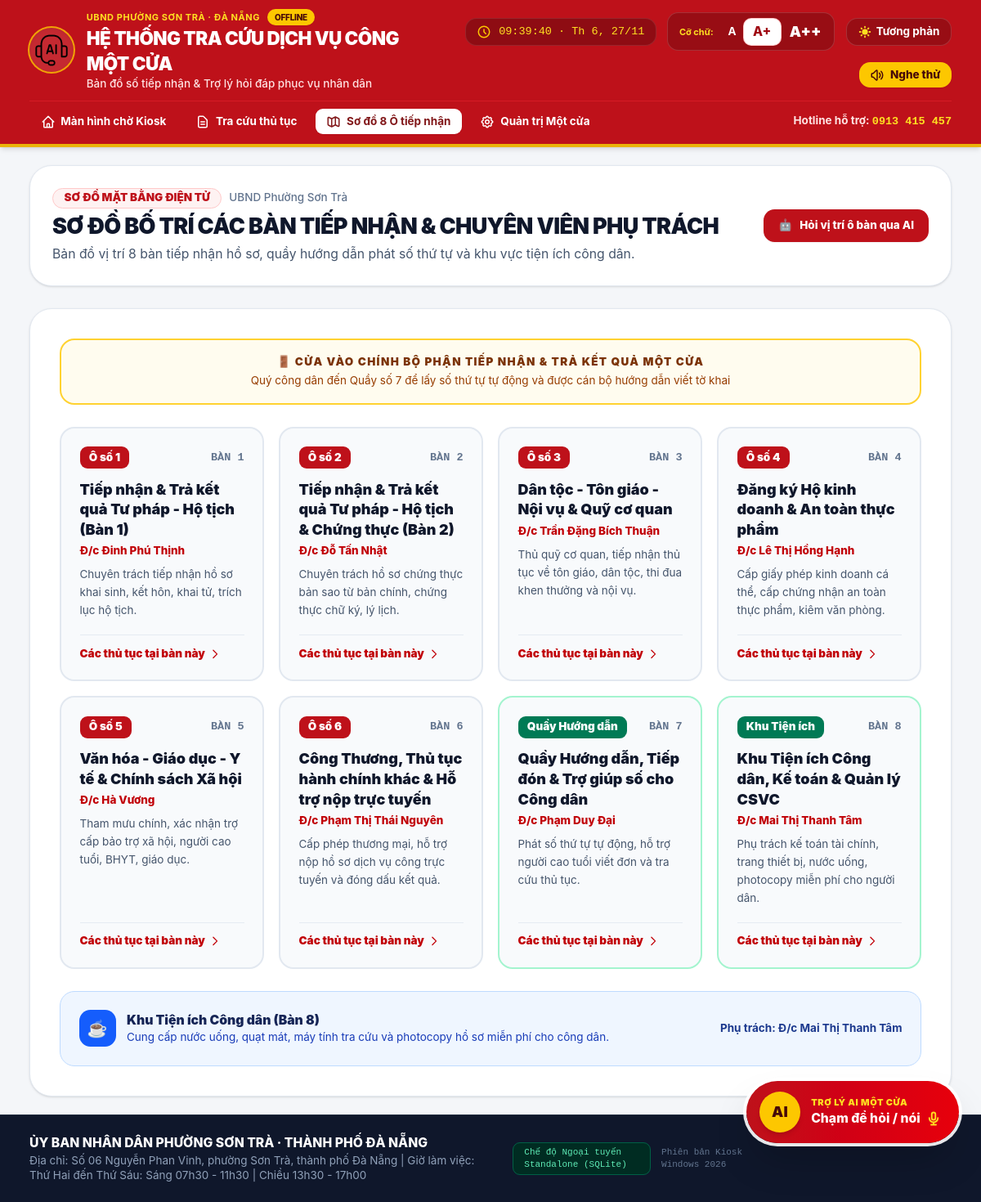
/mindmap, run on the app's committed database.
### tables this page shows
CREATE TABLE wards (
        id TEXT PRIMARY KEY,
        name TEXT NOT NULL,
        district TEXT,
        city TEXT,
        address TEXT,
        hotline TEXT,
        working_hours TEXT,
        support_officer TEXT,
        description TEXT
    );

CREATE TABLE counters (
        id TEXT PRIMARY KEY,
        ward_id TEXT NOT NULL,
        code TEXT NOT NULL,
        name TEXT NOT NULL,
        officer_id TEXT,
        officer_name TEXT,
        primary_field TEXT,
        description TEXT,
        position_number INTEGER DEFAULT 1,
        color_theme TEXT DEFAULT 'blue',
        is_active INTEGER DEFAULT 1,
        FOREIGN KEY (ward_id) REFERENCES wards(id) ON DELETE CASCADE
    );

### app.py (the view)
@app.route('/mindmap')
def mindmap_view():
    counters = database.get_counters('ward-sontra')
    officers = database.get_officers('ward-sontra')
    services = database.get_services('ward-sontra')
    return render_template('mindmap.html', counters=counters, officers=officers, services=services)

### app.py (called while the page is built)
@app.context_processor
def inject_global_data():
    ward = database.get_ward('ward-sontra') or {
        'id': 'ward-sontra',
        'name': 'Phường Sơn Trà',
        'district': 'Thành phố Đà Nẵng',
        'city': 'Thành phố Đà Nẵng',
        'address': 'Số 06 Nguyễn Phan Vinh, phường Sơn Trà, thành phố Đà Nẵng',
        'hotline': '0913 415 457',
        'working_hours': 'Sáng 07h30 - 11h30 | Chiều 13h30 - 17h00'
    }
    global_services = database.get_services('ward-sontra')
    global_counters = database.get_counters('ward-sontra')
    return dict(
        current_ward=ward,
        global_services=global_services,
        global_counters=global_counters
    )

### database.py (called while the page is built)
def get_db_connection() -> sqlite3.Connection:
    conn = sqlite3.connect(DB_FILE)
    conn.row_factory = sqlite3.Row
    conn.execute("PRAGMA foreign_keys = ON")
    return conn

def _normalize_counter(d: Dict[str, Any]) -> Dict[str, Any]:
    d['positionNumber'] = d.get('position_number')
    d['officerName'] = d.get('officer_name')
    d['officerId'] = d.get('officer_id')
    d['wardId'] = d.get('ward_id')
    d['primaryField'] = d.get('primary_field')
    d['colorTheme'] = d.get('color_theme')
    d['isActive'] = bool(d.get('is_active', 1))
    return d

def _normalize_ward(d: Dict[str, Any]) -> Dict[str, Any]:
    d['workingHours'] = d.get('working_hours')
    d['supportOfficer'] = d.get('support_officer')
    return d

def _normalize_officer(d: Dict[str, Any]) -> Dict[str, Any]:
    d['counterId'] = d.get('counter_id')
    d['phoneNumber'] = d.get('phone_number')
    d['avatarUrl'] = d.get('avatar_url')
    d['fields'] = json.loads(d.get('fields_json') or '[]')
    d['primaryDuties'] = json.loads(d.get('primary_duties_json') or '[]')
    d['concurrentRoles'] = json.loads(d.get('concurrent_roles_json') or '[]')
    return d

def get_ward(ward_id: str) -> Optional[Dict[str, Any]]:
    conn = get_db_connection()
    row = conn.execute("SELECT * FROM wards WHERE id = ?", (ward_id,)).fetchone()
    conn.close()
    return _normalize_ward(dict(row)) if row else None

def get_counters(ward_id: str = 'ward-sontra') -> List[Dict[str, Any]]:
    conn = get_db_connection()
    rows = conn.execute("SELECT * FROM counters WHERE ward_id = ? ORDER BY position_number ASC", (ward_id,)).fetchall()
    conn.close()
    return [_normalize_counter(dict(r)) for r in rows]

### templates/mindmap.html (shortened to what this page needs)
{% extends "base.html" %}
{% block content %}
<div class="space-y-6">
  <div class="bg-white rounded-3xl p-6 border border-slate-200 shadow-sm flex flex-col md:flex-row items-start md:items-center justify-between gap-4">
    <div>
      <div class="flex items-center gap-2 mb-1">
        <span class="text-xs font-black text-[#be111a] bg-red-50 border border-red-200 px-3 py-0.5 rounded-full uppercase">
          Sơ đồ Mặt bằng Điện tử
        </span>
        <span class="text-xs text-slate-500 font-medium">UBND Phường Sơn Trà</span>
      </div>
      <h2 class="text-xl sm:text-2xl font-black text-slate-900 tracking-tight">
        SƠ ĐỒ BỐ TRÍ CÁC BÀN TIẾP NHẬN & CHUYÊN VIÊN PHỤ TRÁCH
      </h2>
      <p class="text-xs sm:text-sm text-slate-600 mt-1">
        Bản đồ vị trí 8 bàn tiếp nhận hồ sơ, quầy hướng dẫn phát số thứ tự và khu vực tiện ích công dân.
      </p>
    </div>
    <div class="flex items-center gap-2">
      <button class="btn-open-ai-assistant px-4 py-2.5 bg-[#be111a] hover:bg-red-700 text-white font-extrabold text-xs rounded-xl flex items-center gap-2 cursor-pointer shadow-xs transition-colors">
        <span>🤖</span>
        <span>Hỏi vị trí ô bàn qua AI</span>
      </button>
    </div>
  </div>
  <div class="bg-white rounded-3xl p-6 sm:p-8 border border-slate-200 shadow-sm space-y-6">
    <div class="p-4 rounded-2xl bg-amber-50/80 border-2 border-amber-300 text-center space-y-1">
      <span class="text-xs font-black uppercase text-amber-900 tracking-widest block">
        🚪 CỬA VÀO CHÍNH BỘ PHẬN TIẾP NHẬN & TRẢ KẾT QUẢ MỘT CỬA
      </span>
      <p class="text-xs text-amber-800">
        Quý công dân đến Quầy số 7 để lấy số thứ tự tự động và được cán bộ hướng dẫn viết tờ khai
      </p>
    </div>
    <div class="grid grid-cols-1 md:grid-cols-2 lg:grid-cols-4 gap-4">
      {% for c in counters %}
      <div class="p-5 rounded-2xl bg-slate-50 hover:bg-red-50/60 border-2 {% if c.code.startswith('Ô') %}border-slate-200 hover:border-red-300{% else %}border-emerald-200 bg-emerald-50/40{% endif %} transition-all flex flex-col justify-between group">
        <div>
          <div class="flex items-center justify-between mb-3">
            <span class="px-2.5 py-1 rounded-lg text-xs font-black {% if c.code.startswith('Ô') %}bg-[#be111a] text-white{% else %}bg-emerald-700 text-white{% endif %}">
              {{ c.code }}
            </span>
            <span class="text-xs font-black text-slate-500 font-mono">
              BÀN {{ c.positionNumber }}
            </span>
          </div>
          <h3 class="text-base font-black text-slate-900 group-hover:text-red-700 transition-colors leading-snug mb-1">
            {{ c.name }}
          </h3>
          <div class="text-xs font-extrabold text-red-700 mb-2">
            {{ c.officerName or 'Cán bộ ủy ban' }}
          </div>
          <p class="text-xs text-slate-600 leading-relaxed mb-4">
            {{ c.description }}
          </p>
        </div>
        <div class="pt-3 border-t border-slate-200/80 flex items-center justify-between">
          <a href="/citizen?search={{ c.name | urlencode }}" class="text-xs font-black text-red-700 hover:text-red-900 flex items-center gap-1">
            <span>Các thủ tục tại bàn này</span>
            <svg class="w-3.5 h-3.5" fill="none" stroke="currentColor" viewBox="0 0 24 24"><path stroke-linecap="round" stroke-linejoin="round" stroke-width="2" d="M9 5l7 7-7 7"></path></svg>
          </a>
        </div>
      </div>
      {% endfor %}
    </div>
    <div class="p-5 bg-blue-50 rounded-2xl border border-blue-200 flex flex-col sm:flex-row items-start sm:items-center justify-between gap-4">
      <div class="flex items-center gap-3">
        <div class="w-10 h-10 rounded-xl bg-blue-600 text-white flex items-center justify-center text-lg font-black shrink-0">
          ☕
        </div>
        <div>
          <h4 class="text-sm font-black text-blue-950">Khu Tiện ích Công dân (Bàn 8)</h4>
          <p class="text-xs text-blue-800">Cung cấp nước uống, quạt mát, máy tính tra cứu và photocopy hồ sơ miễn phí cho công dân.</p>
        </div>
      </div>
      <div class="text-xs font-bold text-blue-900 shrink-0">
        Phụ trách: Đ/c Mai Thị Thanh Tâm
      </div>
    </div>
  </div>
</div>
{% endblock %}

### templates/base.html (shortened to what this page needs)
<!DOCTYPE html>
<html lang="vi" class="text-scale-large">
<head>
  <link rel="stylesheet" href="{{ url_for('static', filename='css/tailwind.offline.css') }}">
</head>
<body class="min-h-screen flex flex-col bg-[#f4f6f9] text-slate-800 antialiased selection:bg-red-200 selection:text-red-900">
  {% block page_chrome %}
  <header class="no-print bg-[#be111a] text-white shadow-md border-b-4 border-[#eab308] sticky top-0 z-40">
    <div class="max-w-7xl mx-auto px-4 sm:px-6 lg:px-8 py-2.5">
      <div class="flex flex-col md:flex-row items-center justify-between gap-3">
        <a href="/" class="flex items-center gap-3.5 group">
          <div class="w-12 h-12 rounded-full bg-white/10 ring-2 ring-yellow-400/80 flex items-center justify-center p-1.5 shrink-0 overflow-hidden shadow-inner">
            <img src="{{ url_for('static', filename='assets/wcaicon_2763340a.png') }}" alt="Biểu trưng" class="w-full h-full object-contain">
          </div>
          <div>
            <div class="flex items-center gap-2">
              <span class="text-[11px] font-bold uppercase tracking-wider text-yellow-300">UBND PHƯỜNG SƠN TRÀ · ĐÀ NẴNG</span>
              <span class="text-[10px] bg-yellow-400 text-red-950 px-2 py-0.5 rounded-full font-extrabold uppercase tracking-tight shadow-xs">Offline</span>
            </div>
            <h1 class="text-lg sm:text-xl font-black tracking-tight text-white group-hover:text-yellow-200 transition-colors">
              HỆ THỐNG TRA CỨU DỊCH VỤ CÔNG MỘT CỬA
            </h1>
            <p class="text-xs text-red-100 font-medium">Bản đồ số tiếp nhận &amp; Trợ lý hỏi đáp phục vụ nhân dân</p>
          </div>
        </a>
        <div class="flex flex-wrap items-center justify-end gap-2 sm:gap-3">
          <div class="hidden lg:flex items-center gap-2 px-3 py-1.5 bg-black/25 rounded-xl border border-white/10 text-xs font-mono text-yellow-300">
            <svg class="w-4 h-4 text-yellow-400" fill="none" stroke="currentColor" viewBox="0 0 24 24"><path stroke-linecap="round" stroke-linejoin="round" stroke-width="2" d="M12 8v4l3 3m6-3a9 9 0 11-18 0 9 9 0 0118 0z"></path></svg>
            <span id="kiosk-live-clock">--:--:--</span>
          </div>
          <div class="flex items-center bg-black/20 rounded-xl p-1 border border-white/15">
            <span class="text-[11px] font-bold px-2 text-yellow-300">Cỡ chữ:</span>
            <button data-scale="normal" title="Cỡ chữ vừa" class="px-2 py-1 text-xs font-bold rounded-lg hover:bg-white/20 transition-all cursor-pointer">A</button>
            <button data-scale="large" title="Cỡ chữ lớn" class="px-2.5 py-1 text-sm font-extrabold rounded-lg bg-white text-red-800 shadow-xs cursor-pointer">A+</button>
            <button data-scale="xlarge" title="Cỡ chữ rất lớn" class="px-2.5 py-1 text-base font-black rounded-lg hover:bg-white/20 transition-all cursor-pointer">A++</button>
          </div>
          <button id="btn-toggle-contrast" title="Chế độ màu tương phản cao" class="flex items-center gap-1 px-3 py-1.5 bg-black/20 hover:bg-black/30 rounded-xl border border-white/15 text-xs font-bold text-white transition-all cursor-pointer">
            <span class="hidden sm:inline">Tương phản</span>
          </button>
          <button id="btn-test-audio" title="Thử loa phát thanh giọng nói chuẩn" class="flex items-center gap-1.5 px-3 py-1.5 bg-yellow-400 hover:bg-yellow-300 text-red-950 font-extrabold rounded-xl text-xs shadow-xs transition-all cursor-pointer">
            <span>Nghe thử</span>
          </button>
        </div>
      </div>
      <nav class="mt-2.5 pt-2 border-t border-red-500/40 flex flex-wrap items-center justify-between gap-2 text-xs font-bold">
        <div class="flex items-center gap-1 sm:gap-2">
          <a href="/" class="px-3 py-1.5 rounded-lg {% if request.path == '/' %}bg-white text-red-900 shadow-xs{% else %}text-white hover:bg-white/10{% endif %} transition-colors flex items-center gap-1.5">
            <svg class="w-4 h-4" fill="none" stroke="currentColor" viewBox="0 0 24 24"><path stroke-linecap="round" stroke-linejoin="round" stroke-width="2" d="M3 12l2-2m0 0l7-7 7 7M5 10v10a1 1 0 001 1h3m10-11l2 2m-2-2v10a1 1 0 01-1 1h-3m-6 0a1 1 0 001-1v-4a1 1 0 011-1h2a1 1 0 011 1v4a1 1 0 001 1m-6 0h6"></path></svg>
            Màn hình chờ Kiosk
          </a>
          <a href="/citizen" class="px-3 py-1.5 rounded-lg {% if request.path.startswith('/citizen') %}bg-white text-red-900 shadow-xs{% else %}text-white hover:bg-white/10{% endif %} transition-colors flex items-center gap-1.5">
            <svg class="w-4 h-4" fill="none" stroke="currentColor" viewBox="0 0 24 24"><path stroke-linecap="round" stroke-linejoin="round" stroke-width="2" d="M9 12h6m-6 4h6m2 5H7a2 2 0 01-2-2V5a2 2 0 012-2h5.586a1 1 0 01.707.293l5.414 5.414a1 1 0 01.293.707V19a2 2 0 01-2 2z"></path></svg>
            Tra cứu thủ tục
          </a>
          <a href="/mindmap" class="px-3 py-1.5 rounded-lg {% if request.path == '/mindmap' %}bg-white text-red-900 shadow-xs{% else %}text-white hover:bg-white/10{% endif %} transition-colors flex items-center gap-1.5">
            Sơ đồ 8 Ô tiếp nhận
          </a>
          <a href="/admin" class="px-3 py-1.5 rounded-lg {% if request.path.startswith('/admin') %}bg-white text-red-900 shadow-xs{% else %}text-white hover:bg-white/10{% endif %} transition-colors flex items-center gap-1.5">
            Quản trị Một cửa
          </a>
        </div>
        <div class="hidden sm:flex items-center gap-3 text-red-100">
          <span>Hotline hỗ trợ: <strong class="text-yellow-300 font-mono">{{ current_ward.hotline }}</strong></span>
        </div>
      </nav>
    </div>
  </header>
  <main class="flex-1 w-full max-w-7xl mx-auto px-4 sm:px-6 lg:px-8 py-5">
    {% block content %}{% endblock %}
  </main>
  <footer class="no-print bg-slate-900 text-slate-300 border-t border-slate-800 text-xs py-5 mt-auto lg:pr-56">
    <div class="max-w-7xl mx-auto px-4 sm:px-6 lg:px-8">
      <div class="flex flex-col md:flex-row items-center justify-between gap-4">
        <div>
          <p class="font-extrabold text-white text-sm">ỦY BAN NHÂN DÂN PHƯỜNG SƠN TRÀ · THÀNH PHỐ ĐÀ NẴNG</p>
          <p class="text-slate-400 mt-0.5">Địa chỉ: {{ current_ward.address }} | Giờ làm việc: {{ current_ward.working_hours }}</p>
        </div>
        <div class="flex flex-col sm:flex-row items-center gap-3">
          <div class="flex items-center gap-2 px-3 py-1 bg-emerald-950 text-emerald-300 rounded-lg border border-emerald-800 font-mono text-[11px]">
            <span>Chế độ Ngoại tuyến Standalone (SQLite)</span>
          </div>
          <span class="text-slate-500 font-mono text-[11px]">Phiên bản Kiosk Windows 2026</span>
        </div>
      </div>
    </div>
  </footer>
  {% endblock %}
  <div class="no-print fixed bottom-14 sm:bottom-16 right-5 sm:right-6 z-40">
    <button type="button" class="btn-open-ai-assistant group flex items-center gap-3 bg-gradient-to-r from-[#be111a] to-red-600 hover:from-red-700 hover:to-red-800 text-white pl-3.5 pr-5 py-3 rounded-full shadow-2xl ring-4 ring-white/90 hover:ring-amber-300 transition-all duration-300 cursor-pointer transform hover:scale-105 active:scale-95 animate-pulse-subtle">
      <div class="relative">
        <div class="w-11 h-11 rounded-full bg-yellow-400 text-red-950 flex items-center justify-center font-black text-base shadow-md">
          AI
        </div>
      </div>
      <div class="text-left">
        <div class="text-[11px] font-black uppercase tracking-wider text-yellow-300">Trợ lý AI Một cửa</div>
        <div class="text-sm font-extrabold text-white flex items-center gap-1.5">
          <span>Chạm để hỏi / nói</span>
          <svg class="w-4 h-4 text-yellow-300" fill="none" stroke="currentColor" viewBox="0 0 24 24"><path stroke-linecap="round" stroke-linejoin="round" stroke-width="2.5" d="M19 11a7 7 0 01-7 7m0 0a7 7 0 01-7-7m7 7v4m0 0H8m4 0h4m-4-8a3 3 0 01-3-3V5a3 3 0 116 0v6a3 3 0 01-3 3z"></path></svg>
        </div>
      </div>
    </button>
  </div>
</body>
</html>

### templates/base.html (style rules this page uses)
body { font-family: -apple-system, BlinkMacSystemFont, "Segoe UI", Roboto, "Helvetica Neue", Arial, sans-serif; background-color: #f4f6f9; color: #1e293b; touch-action: manipulation; -webkit-tap-highlight-color: transparent; }
html.text-scale-large { font-size: 18px; }
.animate-pulse-subtle { animation: pulse-subtle 2.5s ease-in-out infinite; }

### data on the page
wards: hotline "0913 415 457", address "Số 06 Nguyễn Phan Vinh, phường Sơn Trà, thành phố Đà Nẵng", working_hours "Thứ Hai đến Thứ Sáu: Sáng 07h30 - 11h30 | Chiều 13h30 - 17h00"
counters: code "Ô số 1", positionNumber "1", name "Tiếp nhận & Trả kết quả Tư pháp - Hộ tịch (Bàn 1)", officer_name "Đ/c Đinh Phú Thịnh", description "Chuyên trách tiếp nhận hồ sơ khai sinh, kết hôn, khai tử, trích lục hộ tịch."
counters: code "Ô số 2", positionNumber "2", name "Tiếp nhận & Trả kết quả Tư pháp - Hộ tịch & Chứng thực (Bàn 2)", officer_name "Đ/c Đỗ Tấn Nhật", description "Chuyên trách hồ sơ chứng thực bản sao từ bản chính, chứng thực chữ ký, lý lịch."
counters: code "Ô số 3", positionNumber "3", name "Dân tộc - Tôn giáo - Nội vụ & Quỹ cơ quan", officer_name "Đ/c Trần Đặng Bích Thuận", description "Thủ quỹ cơ quan, tiếp nhận thủ tục về tôn giáo, dân tộc, thi đua khen thưởng và nội vụ."
counters: code "Ô số 4", positionNumber "4", name "Đăng ký Hộ kinh doanh & An toàn thực phẩm", officer_name "Đ/c Lê Thị Hồng Hạnh", description "Cấp giấy phép kinh doanh cá thể, cấp chứng nhận an toàn thực phẩm, kiêm văn phòng."
counters: code "Ô số 5", positionNumber "5", name "Văn hóa - Giáo dục - Y tế & Chính sách Xã hội", officer_name "Đ/c Hà Vương", description "Tham mưu chính, xác nhận trợ cấp bảo trợ xã hội, người cao tuổi, BHYT, giáo dục."
counters: code "Ô số 6", positionNumber "6", name "Công Thương, Thủ tục hành chính khác & Hỗ trợ nộp trực tuyến", officer_name "Đ/c Phạm Thị Thái Nguyên", description "Cấp phép thương mại, hỗ trợ nộp hồ sơ dịch vụ công trực tuyến và đóng dấu kết quả."
counters: code "Quầy Hướng dẫn", positionNumber "7", name "Quầy Hướng dẫn, Tiếp đón & Trợ giúp số cho Công dân", officer_name "Đ/c Phạm Duy Đại", description "Phát số thứ tự tự động, hỗ trợ người cao tuổi viết đơn và tra cứu thủ tục."
counters: code "Khu Tiện ích", positionNumber "8", name "Khu Tiện ích Công dân, Kế toán & Quản lý CSVC", officer_name "Đ/c Mai Thị Thanh Tâm", description "Phụ trách kế toán tài chính, trang thiết bị, nước uống, photocopy miễn phí cho người dân."
